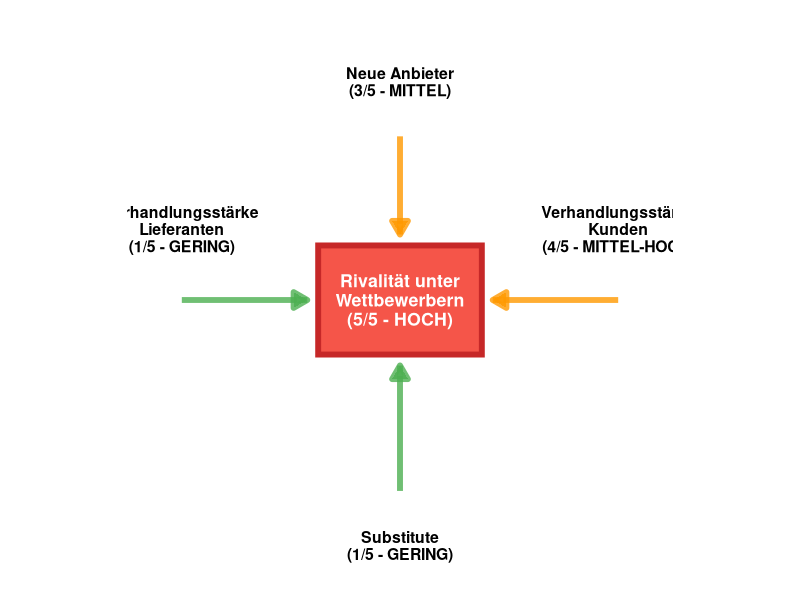

Write R code to recreate this figure. (Note: this script raises an error after producing the figure.)
# Five Forces Grafik (Porter-Modell) - SAP Fallstudie (Klassisches Layout)
# Laden der benötigten Bibliothek
library(ggplot2)

# Zentrale Box - Rivalität unter Wettbewerbern (Mitte)
center_box <- data.frame(
  xmin = 3.5,
  xmax = 6.5,
  ymin = 4.5,
  ymax = 6.5,
  fill = "#F44336"  # Rot für HOCH
)

# Grafik erstellen
p <- ggplot() +
  # Zentrale Box - Rivalität (Rot, HOCH)
  geom_rect(
    data = center_box,
    aes(xmin = xmin, xmax = xmax, ymin = ymin, ymax = ymax),
    fill = "#F44336",
    color = "#C62828",
    linewidth = 2,
    alpha = 0.9
  ) +

  # Text in der zentralen Box
  annotate(
    "text",
    x = 5,
    y = 5.5,
    label = "Rivalität unter\nWettbewerbern\n(5/5 - HOCH)",
    fontface = "bold",
    size = 4.5,
    hjust = 0.5,
    lineheight = 0.9,
    color = "white"
  ) +

  # Pfeil: Neue Anbieter (OBEN) → Mitte
  geom_segment(
    aes(x = 5, y = 8.5, xend = 5, yend = 6.7),
    arrow = arrow(length = unit(0.4, "cm"), type = "closed"),
    color = "#FF9800",
    linewidth = 2,
    alpha = 0.8
  ) +

  # Pfeil: Substitute (UNTEN) → Mitte
  geom_segment(
    aes(x = 5, y = 2, xend = 5, yend = 4.3),
    arrow = arrow(length = unit(0.4, "cm"), type = "closed"),
    color = "#4CAF50",
    linewidth = 2,
    alpha = 0.8
  ) +

  # Pfeil: Lieferanten (LINKS) → Mitte
  geom_segment(
    aes(x = 1, y = 5.5, xend = 3.3, yend = 5.5),
    arrow = arrow(length = unit(0.4, "cm"), type = "closed"),
    color = "#4CAF50",
    linewidth = 2,
    alpha = 0.8
  ) +

  # Pfeil: Kunden (RECHTS) → Mitte
  geom_segment(
    aes(x = 9, y = 5.5, xend = 6.7, yend = 5.5),
    arrow = arrow(length = unit(0.4, "cm"), type = "closed"),
    color = "#FF9800",
    linewidth = 2,
    alpha = 0.8
  ) +

  # Label: Neue Anbieter (OBEN)
  annotate(
    "text",
    x = 5,
    y = 9.5,
    label = "Neue Anbieter\n(3/5 - MITTEL)",
    fontface = "bold",
    size = 4,
    hjust = 0.5,
    lineheight = 0.9
  ) +

  # Label: Substitute (UNTEN)
  annotate(
    "text",
    x = 5,
    y = 1,
    label = "Substitute\n(1/5 - GERING)",
    fontface = "bold",
    size = 4,
    hjust = 0.5,
    lineheight = 0.9
  ) +

  # Label: Lieferanten (LINKS)
  annotate(
    "text",
    x = 1,
    y = 6.8,
    label = "Verhandlungsstärke\nLieferanten\n(1/5 - GERING)",
    fontface = "bold",
    size = 4,
    hjust = 0.5,
    lineheight = 0.9
  ) +

  # Label: Kunden (RECHTS)
  annotate(
    "text",
    x = 9,
    y = 6.8,
    label = "Verhandlungsstärke\nKunden\n(4/5 - MITTEL-HOCH)",
    fontface = "bold",
    size = 4,
    hjust = 0.5,
    lineheight = 0.9
  ) +

  # Achsen-Konfiguration
  scale_x_continuous(limits = c(0, 10), expand = c(0, 0)) +
  scale_y_continuous(limits = c(0, 11), expand = c(0, 0)) +

  # Festes Seitenverhältnis
  coord_fixed(ratio = 1) +

  # Komplett leeres Theme (PowerPoint-optimiert)
  theme_void(base_family = "sans") +

  # Theme-Anpassungen
  theme(
    text = element_text(family = "sans"),
    plot.margin = margin(0, 0, 0, 0, "cm"),
    plot.background = element_rect(fill = "white", color = NA),
    panel.background = element_rect(fill = "white", color = NA)
  )

# Grafik anzeigen
print(p)

# Grafik speichern
# Sicherstellen, dass die Datei im gleichen Verzeichnis wie der Code gespeichert wird
script_dir <- dirname(sys.frame(1)$ofile)
if (is.null(script_dir) || script_dir == "") {
  # Fallback: Verwende das Verzeichnis des Skripts
  script_dir <- dirname(rstudioapi::getActiveDocumentContext()$path)
}
ggsave(
  file.path(script_dir, "five_forces.png"),
  plot = p,
  width = 10,
  height = 10,
  dpi = 300,
  bg = "white"
)
